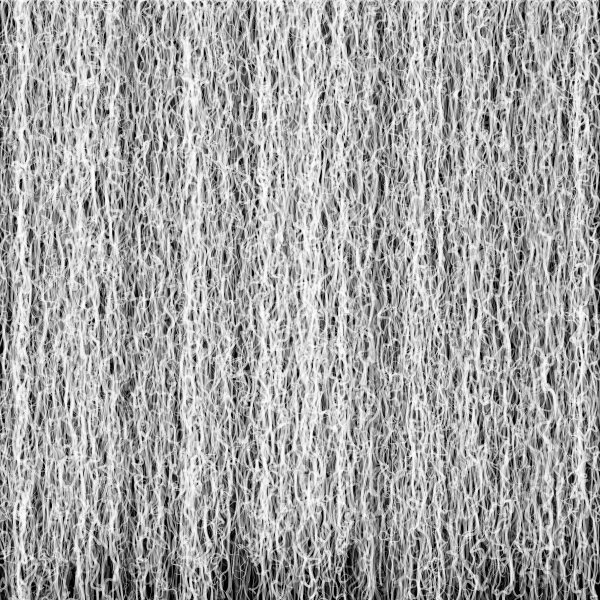
Frame 1 (no input)
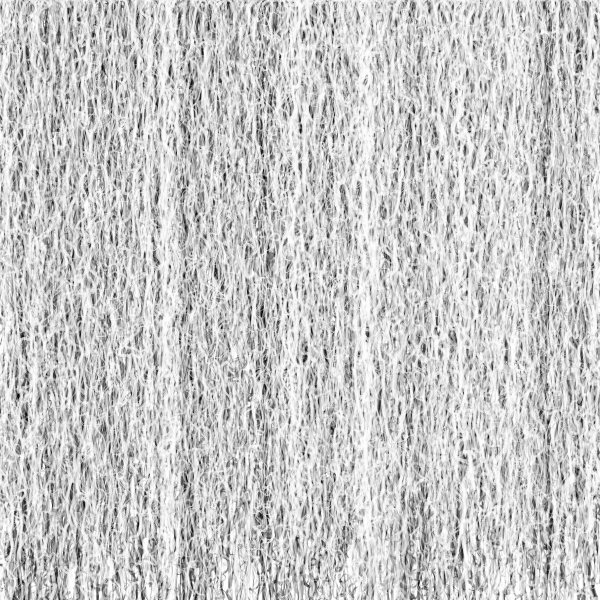
Frame 2 (the mouse pressed at the canvas centre, redrawn once)

The Processing sketch that drew these frames (run headless with seeded random() and noise(); the mouse was pressed at the canvas centre and the sketch redrawn once):

// Processing sketch: processing_44547
// ── processing_44547.pde

float x, y, cp1X, cp1Y, cp2X, cp2Y, endX, endY, distX, distY, stretch;
int num = 25;  // Number of bezier segments in chain.
int iterations = 2;  // Scaler based on width.
float contain = 15; //  Limit curviness of beziers.
color shade = color(0);
int alphaVal = 155;  // Alpha value variance.
float spacing = .5;
float thickness = 3;  // StrokeWeight variance.

void setup() {
  size(600, 600);
  background(255);
  noFill();
  smooth();
  x = 0;  //  Setup first segment.
  y = 0;
  endX = 0;  // First end point.
}

void draw() {

  for (int j = 0; j < width * iterations; j++) {  

    beginShape();

    vertex(x, y); // First point
    cp1X = x + random(-contain, contain); //  First control point.
    cp1Y = y + random(-contain, contain);

    endY = height/num + random(-height/num, height/num);
    cp2X = endX + random(-contain, contain); //  Second control point.
    cp2Y = endY + random(-contain, contain);

    for (int i = 0; i < num; i++) { //  Loop the remaining segments.
      //  Get distance from endpoint and last control point.
      distX = endX - cp2X;
      distY = endY - cp2Y;
      stretch = random(0.5, 1); //  (See notes below.)

      if (i != 0) {
        //  Set next control point same distance opposite endpoint, plus offset.
        //  This straight line from cp2, endpoint, and cp1 smoothes the joint.
        cp1X = endX + (distX * stretch);
        cp1Y = endY + (distY * stretch);

        //  endX = 0;
        endY += height/num + random(-height/num, height/num);
        cp2X = endX + random(-contain, contain);
        cp2Y = endY + random(-contain, contain);
      }

      bezierVertex(cp1X, cp1Y, cp2X, cp2Y, endX, endY);
    }

    //color shade = color(random(50), random(40), random(20));
    stroke(shade, random(alphaVal));
    endShape();

    x += spacing;
    endX += spacing;
    strokeWeight(random(thickness));
  }

  //filter(DILATE);
  filter(INVERT);
  //filter(ERODE);
  //filter(BLUR, 1);
  //filter(THRESHOLD, 0.2);
  //filter(POSTERIZE, 7);

  noLoop();
}

void mousePressed() {
  loop();
  setup();
}
